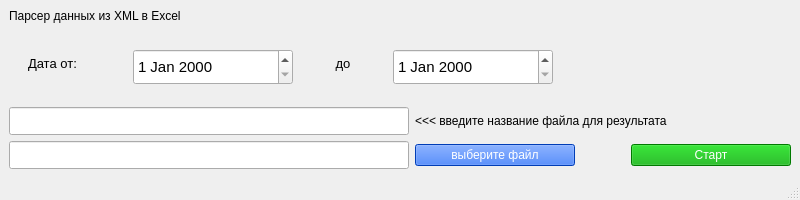
<?xml version="1.0" encoding="UTF-8"?>
<ui version="4.0">
 <class>MainWindow</class>
 <widget class="QMainWindow" name="MainWindow">
  <property name="geometry">
   <rect>
    <x>0</x>
    <y>0</y>
    <width>800</width>
    <height>200</height>
   </rect>
  </property>
  <property name="maximumSize">
   <size>
    <width>1000</width>
    <height>240</height>
   </size>
  </property>
  <property name="windowTitle">
   <string>MainWindow</string>
  </property>
  <widget class="QWidget" name="centralwidget">
   <layout class="QGridLayout" name="gridLayout">
    <item row="0" column="0">
     <widget class="QLabel" name="label">
      <property name="minimumSize">
       <size>
        <width>0</width>
        <height>30</height>
       </size>
      </property>
      <property name="text">
       <string>Парсер данных из XML в Excel</string>
      </property>
      <property name="alignment">
       <set>Qt::AlignLeading|Qt::AlignLeft|Qt::AlignTop</set>
      </property>
     </widget>
    </item>
    <item row="4" column="1">
     <widget class="QPushButton" name="selectFileButton">
      <property name="minimumSize">
       <size>
        <width>160</width>
        <height>0</height>
       </size>
      </property>
      <property name="styleSheet">
       <string notr="true">background-color: rgb(0, 85, 255);
color: rgb(255, 255, 255);</string>
      </property>
      <property name="text">
       <string>выберите файл</string>
      </property>
     </widget>
    </item>
    <item row="3" column="0">
     <widget class="QLineEdit" name="lineEditFileName">
      <property name="minimumSize">
       <size>
        <width>400</width>
        <height>28</height>
       </size>
      </property>
     </widget>
    </item>
    <item row="4" column="3">
     <widget class="QPushButton" name="startButton">
      <property name="minimumSize">
       <size>
        <width>160</width>
        <height>0</height>
       </size>
      </property>
      <property name="layoutDirection">
       <enum>Qt::LeftToRight</enum>
      </property>
      <property name="styleSheet">
       <string notr="true">background-color: rgb(0, 170, 0);
color: rgb(255, 255, 255);</string>
      </property>
      <property name="text">
       <string>Старт</string>
      </property>
     </widget>
    </item>
    <item row="3" column="1" colspan="3">
     <widget class="QLabel" name="label_2">
      <property name="text">
       <string>&lt;&lt;&lt;   введите название файла для результата</string>
      </property>
      <property name="alignment">
       <set>Qt::AlignLeading|Qt::AlignLeft|Qt::AlignVCenter</set>
      </property>
     </widget>
    </item>
    <item row="4" column="0">
     <widget class="QLineEdit" name="lineEditFile">
      <property name="minimumSize">
       <size>
        <width>400</width>
        <height>28</height>
       </size>
      </property>
     </widget>
    </item>
    <item row="4" column="2">
     <spacer name="horizontalSpacer">
      <property name="orientation">
       <enum>Qt::Horizontal</enum>
      </property>
      <property name="sizeType">
       <enum>QSizePolicy::Maximum</enum>
      </property>
      <property name="sizeHint" stdset="0">
       <size>
        <width>150</width>
        <height>25</height>
       </size>
      </property>
     </spacer>
    </item>
    <item row="1" column="0" colspan="2">
     <layout class="QHBoxLayout" name="horizontalLayout">
      <item>
       <widget class="QLabel" name="label_3">
        <property name="minimumSize">
         <size>
          <width>0</width>
          <height>36</height>
         </size>
        </property>
        <property name="maximumSize">
         <size>
          <width>80</width>
          <height>16777215</height>
         </size>
        </property>
        <property name="font">
         <font>
          <pointsize>10</pointsize>
         </font>
        </property>
        <property name="text">
         <string>Дата от:</string>
        </property>
       </widget>
      </item>
      <item>
       <widget class="QDateEdit" name="dateEdit_from">
        <property name="minimumSize">
         <size>
          <width>160</width>
          <height>36</height>
         </size>
        </property>
        <property name="maximumSize">
         <size>
          <width>160</width>
          <height>28</height>
         </size>
        </property>
        <property name="font">
         <font>
          <pointsize>11</pointsize>
         </font>
        </property>
       </widget>
      </item>
      <item>
       <widget class="QLabel" name="label_4">
        <property name="minimumSize">
         <size>
          <width>0</width>
          <height>36</height>
         </size>
        </property>
        <property name="maximumSize">
         <size>
          <width>50</width>
          <height>16777215</height>
         </size>
        </property>
        <property name="font">
         <font>
          <pointsize>10</pointsize>
         </font>
        </property>
        <property name="text">
         <string>до</string>
        </property>
        <property name="alignment">
         <set>Qt::AlignCenter</set>
        </property>
       </widget>
      </item>
      <item>
       <widget class="QDateEdit" name="dateEdit_to">
        <property name="minimumSize">
         <size>
          <width>160</width>
          <height>36</height>
         </size>
        </property>
        <property name="maximumSize">
         <size>
          <width>160</width>
          <height>28</height>
         </size>
        </property>
        <property name="font">
         <font>
          <pointsize>11</pointsize>
         </font>
        </property>
       </widget>
      </item>
     </layout>
    </item>
    <item row="2" column="0">
     <spacer name="verticalSpacer">
      <property name="orientation">
       <enum>Qt::Vertical</enum>
      </property>
      <property name="sizeHint" stdset="0">
       <size>
        <width>20</width>
        <height>40</height>
       </size>
      </property>
     </spacer>
    </item>
   </layout>
  </widget>
  <widget class="QStatusBar" name="statusbar"/>
 </widget>
 <resources/>
 <connections/>
</ui>
